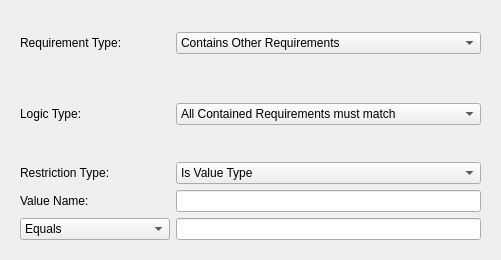
<ui version="4.0" >
 <class>SolidActionEditPredicate</class>
 <widget class="QWidget" name="SolidActionEditPredicate" >
  <property name="geometry" >
   <rect>
    <x>0</x>
    <y>0</y>
    <width>501</width>
    <height>260</height>
   </rect>
  </property>
  <layout class="QGridLayout" name="gridLayout_4" >
   <item row="0" column="0" >
    <widget class="QFrame" name="FrRequirementType" >
     <property name="frameShape" >
      <enum>QFrame::NoFrame</enum>
     </property>
     <property name="frameShadow" >
      <enum>QFrame::Plain</enum>
     </property>
     <layout class="QGridLayout" name="gridLayout_3" >
      <item row="0" column="1" >
       <widget class="KComboBox" name="CbRequirementType" >
        <item>
         <property name="text" >
          <string>Contains Other Requirements</string>
         </property>
        </item>
        <item>
         <property name="text" >
          <string>Is A Requirement</string>
         </property>
        </item>
       </widget>
      </item>
      <item row="0" column="0" >
       <widget class="QLabel" name="LblRequirementType" >
        <property name="sizePolicy" >
         <sizepolicy vsizetype="Preferred" hsizetype="Maximum" >
          <horstretch>0</horstretch>
          <verstretch>0</verstretch>
         </sizepolicy>
        </property>
        <property name="minimumSize" >
         <size>
          <width>150</width>
          <height>0</height>
         </size>
        </property>
        <property name="maximumSize" >
         <size>
          <width>150</width>
          <height>16777215</height>
         </size>
        </property>
        <property name="text" >
         <string>Requirement Type:</string>
        </property>
       </widget>
      </item>
     </layout>
    </widget>
   </item>
   <item row="1" column="0" >
    <widget class="QFrame" name="FrTypeContainer" >
     <property name="frameShape" >
      <enum>QFrame::NoFrame</enum>
     </property>
     <property name="frameShadow" >
      <enum>QFrame::Plain</enum>
     </property>
     <layout class="QGridLayout" name="gridLayout" >
      <item row="0" column="0" >
       <widget class="QLabel" name="LblContainerLogic" >
        <property name="sizePolicy" >
         <sizepolicy vsizetype="Preferred" hsizetype="Maximum" >
          <horstretch>0</horstretch>
          <verstretch>0</verstretch>
         </sizepolicy>
        </property>
        <property name="minimumSize" >
         <size>
          <width>150</width>
          <height>0</height>
         </size>
        </property>
        <property name="maximumSize" >
         <size>
          <width>150</width>
          <height>16777215</height>
         </size>
        </property>
        <property name="text" >
         <string>Logic Type:</string>
        </property>
       </widget>
      </item>
      <item row="0" column="1" >
       <widget class="KComboBox" name="CbContainerLogic" >
        <item>
         <property name="text" >
          <string>All Contained Requirements must match</string>
         </property>
        </item>
        <item>
         <property name="text" >
          <string>Any Contained Required must match</string>
         </property>
        </item>
       </widget>
      </item>
     </layout>
    </widget>
   </item>
   <item row="2" column="0" >
    <widget class="QFrame" name="FrTypeRestriction" >
     <property name="frameShape" >
      <enum>QFrame::NoFrame</enum>
     </property>
     <property name="frameShadow" >
      <enum>QFrame::Plain</enum>
     </property>
     <layout class="QGridLayout" name="gridLayout_2" >
      <item row="0" column="0" >
       <layout class="QGridLayout" name="GlRestrictionType_2" >
        <item row="0" column="0" >
         <widget class="QLabel" name="LblRestrictionType" >
          <property name="sizePolicy" >
           <sizepolicy vsizetype="Preferred" hsizetype="Maximum" >
            <horstretch>0</horstretch>
            <verstretch>0</verstretch>
           </sizepolicy>
          </property>
          <property name="minimumSize" >
           <size>
            <width>150</width>
            <height>0</height>
           </size>
          </property>
          <property name="maximumSize" >
           <size>
            <width>150</width>
            <height>16777215</height>
           </size>
          </property>
          <property name="text" >
           <string>Restriction Type:</string>
          </property>
         </widget>
        </item>
        <item row="0" column="1" >
         <widget class="KComboBox" name="CbRestrictionType" >
          <property name="sizePolicy" >
           <sizepolicy vsizetype="Fixed" hsizetype="Expanding" >
            <horstretch>0</horstretch>
            <verstretch>0</verstretch>
           </sizepolicy>
          </property>
          <item>
           <property name="text" >
            <string>Is Value Type</string>
           </property>
          </item>
          <item>
           <property name="text" >
            <string>Compare Value To</string>
           </property>
          </item>
         </widget>
        </item>
       </layout>
      </item>
      <item row="1" column="0" >
       <layout class="QGridLayout" name="GlRestrictionValue" >
        <item row="0" column="0" >
         <widget class="QLabel" name="LblRestrictionValue" >
          <property name="sizePolicy" >
           <sizepolicy vsizetype="Preferred" hsizetype="Maximum" >
            <horstretch>0</horstretch>
            <verstretch>0</verstretch>
           </sizepolicy>
          </property>
          <property name="minimumSize" >
           <size>
            <width>150</width>
            <height>0</height>
           </size>
          </property>
          <property name="maximumSize" >
           <size>
            <width>150</width>
            <height>16777215</height>
           </size>
          </property>
          <property name="text" >
           <string>Value Name:</string>
          </property>
         </widget>
        </item>
        <item row="0" column="1" >
         <widget class="KLineEdit" name="LeRestrictionValue" />
        </item>
       </layout>
      </item>
      <item row="2" column="0" >
       <layout class="QGridLayout" name="GlRestrictionRequirement" >
        <item row="0" column="0" >
         <widget class="KComboBox" name="CbRestrictionRequirement" >
          <property name="sizePolicy" >
           <sizepolicy vsizetype="Preferred" hsizetype="Maximum" >
            <horstretch>0</horstretch>
            <verstretch>0</verstretch>
           </sizepolicy>
          </property>
          <property name="minimumSize" >
           <size>
            <width>150</width>
            <height>0</height>
           </size>
          </property>
          <property name="maximumSize" >
           <size>
            <width>150</width>
            <height>16777215</height>
           </size>
          </property>
          <item>
           <property name="text" >
            <string>Equals</string>
           </property>
          </item>
          <item>
           <property name="text" >
            <string>Doesn't Equal</string>
           </property>
          </item>
         </widget>
        </item>
        <item row="0" column="1" >
         <widget class="KLineEdit" name="LeRestrictionRequirement" />
        </item>
       </layout>
      </item>
     </layout>
    </widget>
   </item>
  </layout>
 </widget>
 <customwidgets>
  <customwidget>
   <class>KComboBox</class>
   <extends>QComboBox</extends>
   <header>kcombobox.h</header>
  </customwidget>
  <customwidget>
   <class>KLineEdit</class>
   <extends>QLineEdit</extends>
   <header>klineedit.h</header>
  </customwidget>
 </customwidgets>
 <resources/>
 <connections/>
</ui>
